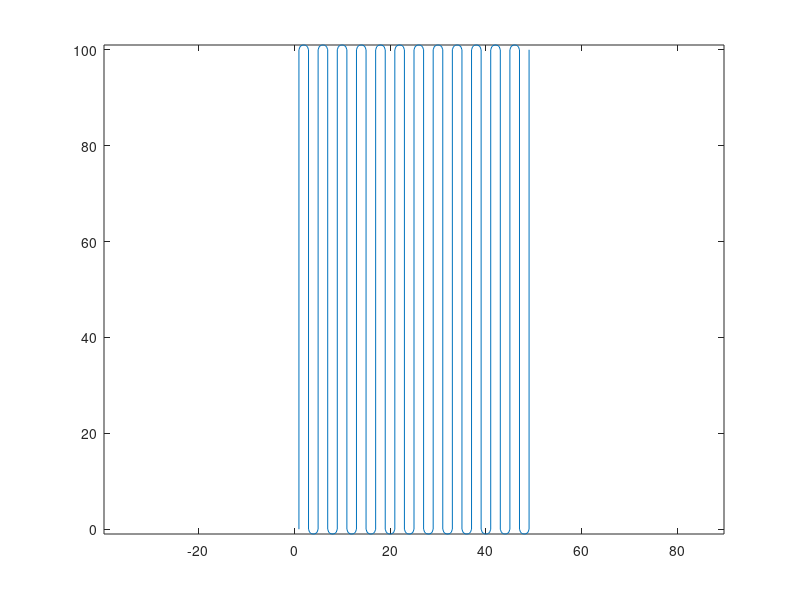

Reproduce this figure in MATLAB.
%%
corners = [0 0;
            0 100;
            50 100;
            50 0];
        
radius = 1;    

N = 10;

minPos = min(corners);
maxPos = max(corners);

diffX = maxPos(1) - minPos(1);
diffY = maxPos(2) - minPos(2);

numLines = ceil((min(diffX, diffY)-radius)/radius)/2;

if diffX <= diffY
    startX = minPos(1)+radius;
    wps = [startX minPos(2)
        [startX maxPos(2)];];
    for i = 1:numLines
        circX = startX+(2*i-1)*radius
        if wps(end) == maxPos(2)
            circY = maxPos(2);
            x = linspace(wps(end,1),startX+i*2*radius,N);
            x = x(2:N-1);
            %realsqrt(radius^2-(x-circX).^2)
            y = sqrt(radius^2-(x-circX).^2)+circY;
            arc = [x;y]';
            wps = [wps;
                arc;
                startX+i*2*radius maxPos(2);
                startX+i*2*radius minPos(2)];
        else
            circY = minPos(2);
            x = linspace(wps(end,1),startX+i*2*radius,N);
            x = x(2:N-1);
            %realsqrt(radius^2-(x-circX).^2)
            y = -sqrt(radius^2-(x-circX).^2)+circY;
            arc = [x;y]';
            wps = [wps;
                arc;
                startX+i*2*radius minPos(2);
                startX+i*2*radius maxPos(2)];
        end
    end
    
end

plot(wps(:,1),wps(:,2))
%xlim([minPos(1) maxPos(1)])
%ylim([minPos(2) maxPos(2)])
axis equal